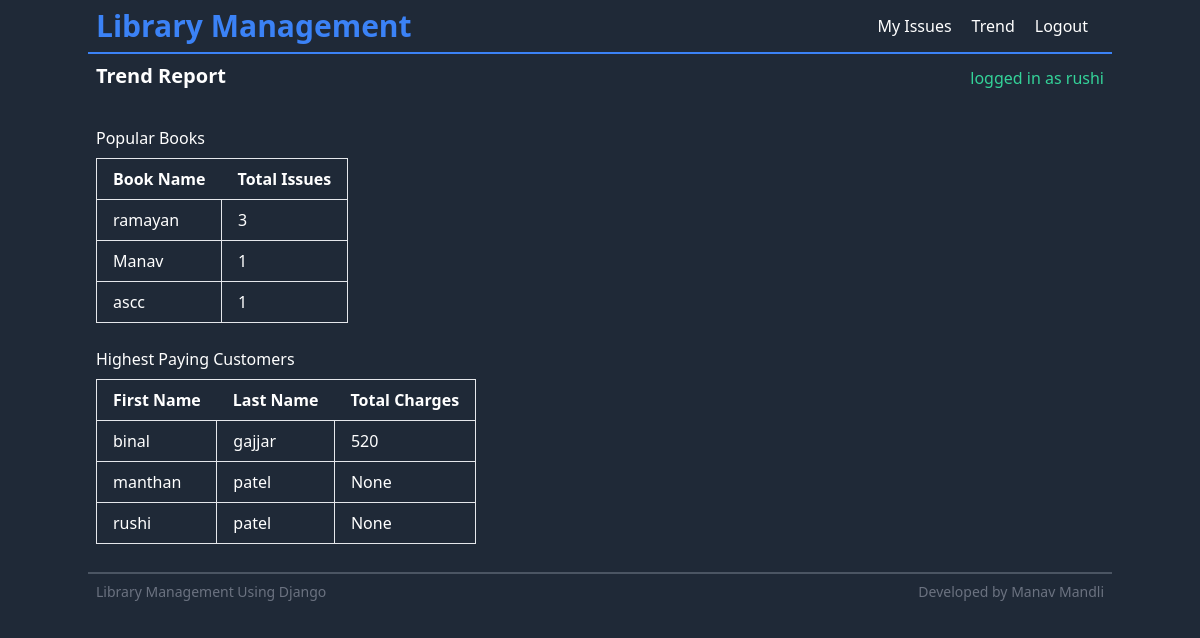
The page /trend/ (signed in) on the database its author committed.
### library_app/models.py (models this page shows, shortened)
class Book(models.Model):
    name=models.CharField(max_length=350)
    author=models.ForeignKey(Author,on_delete=models.CASCADE)
    image=models.ImageField()
    category=models.CharField(max_length=220)
    quantity = models.PositiveIntegerField(default=0)

class Member(models.Model):
    first_name=models.CharField(max_length=120)
    last_name=models.CharField(max_length=120)
    member_id=models.OneToOneField(User,on_delete=models.CASCADE)

### library_app/views.py (the view)
# urls.py: path('trend/',trend,name='trend'),
def trend(request):
    popular_books = Transaction.objects.values('book__name', 'book__quantity').annotate(total_issues=Count('book')).order_by('-total_issues')[:10]
    highest_paying_customers = Transaction.objects.values('member__first_name', 'member__last_name').annotate(total_charges=Sum('charges')).order_by('-total_charges')[:10]
    context = {
        'popular_books': popular_books,
        'highest_paying_customers': highest_paying_customers
    }
    return render(request, 'library/trend.html', context)

### templates/library/trend.html
{% extends 'base.html' %}
{% block heading %} Trend Report {% endblock heading %}
{% block content %}
<div class="flex flex-col">
  <h2>Popular Books</h2>
  <div class="overflow-x-auto mb-6 mt-2">
    <table class="table-auto border-collapse border border-gray-200">
      <thead>
        <tr class="bg-gray-800">
          <th class="px-4 py-2">Book Name</th>
          <th class="px-4 py-2">Total Issues</th>
        </tr>
      </thead>
      <tbody>
        {% for book in popular_books %}
        <tr class="bg-gray-800">
          <td class="border px-4 py-2">{{ book.book__name }}</td>
          <td class="border px-4 py-2">{{ book.total_issues }}</td>
        </tr>
        {% endfor %}
      </tbody>
    </table>
  </div>
  <h2>Highest Paying Customers</h2>
  <div class="overflow-x-auto mt-2">
    <table class="table-auto border-collapse border border-gray-200">
      <thead>
        <tr class="bg-gray-800">
          <th class="px-4 py-2">First Name</th>
          <th class="px-4 py-2">Last Name</th>
          <th class="px-4 py-2">Total Charges</th>
        </tr>
      </thead>
      <tbody>
        {% for customer in highest_paying_customers %}
        <tr class="bg-gray-800">
          <td class="border px-4 py-2">{{ customer.member__first_name }}</td>
          <td class="border px-4 py-2">{{ customer.member__last_name }}</td>
          <td class="border px-4 py-2">{{ customer.total_charges }}</td>
        </tr>
        {% endfor %}
      </tbody>
    </table>
  </div>
</div>
{% endblock content %}

### templates/base.html (shortened to what this page needs)
<!DOCTYPE html>
<html lang="en">
  <head>
    <link
      href="https://unpkg.com/tailwindcss@^2/dist/tailwind.min.css"
      rel="stylesheet"
    />
  </head>
  <body class="min-h-screen bg-gray-800 text-white">
    {% include 'nav.html' %}
    <header
      class="flex flex-row justify-between items-end mb-5 md:mx-auto max-w-5xl p-2"
    >
      <h1 class="font-bold text-lg sm:text-xl capitalize">
        {%block heading %}{% endblock heading %}
      </h1>
      {% if user.is_anonymous %}
      <h2 class="text-red-400 sm:pr-5 xl:pr-3">logged out</h2>
      {% else %}
      <h2 class="text-green-400">logged in as {{user}}</h2>
      {% endif %}
    </header>
    <main class="container md:mx-auto max-w-5xl p-2">
      {% block content %}{% endblock content %}
    </main>
    {% include 'footer.html' %}
  </body>
</html>

### rows shown on the page
Book: book__name "ramayan", total_issues "3"
Book: book__name "Manav", total_issues "1"
Book: book__name "ascc", total_issues "1"
Member: member__first_name "binal", member__last_name "gajjar", total_charges "520"
Member: member__first_name "manthan", member__last_name "patel", total_charges "None"
Member: member__first_name "rushi", member__last_name "patel", total_charges "None"

### other values the page prints
{{ user }} "rushi"
